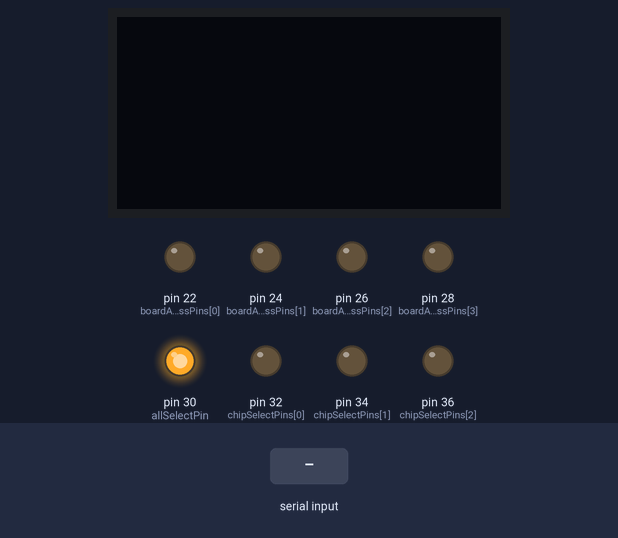
A sketch run on a simulated Arduino Mega 2560, built with avr-gcc and run on an emulated ATmega2560. Parts: 128×64 one-colour display, output pins drawn as LEDs (lit = HIGH). The test bench sets the inputs (shaded band). The display library's start-up logo is not drawn; pins used as bus, display or sensor lines are not drawn.

Above: at 2.2 s.
2.3 s: "MIC\n" received over Serial
At 3.3 s:
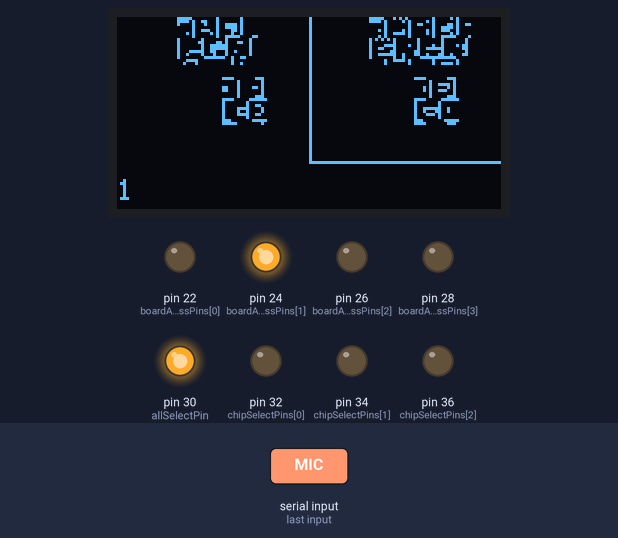
4.3 s: "90,45\n" received over Serial
At 5.3 s:
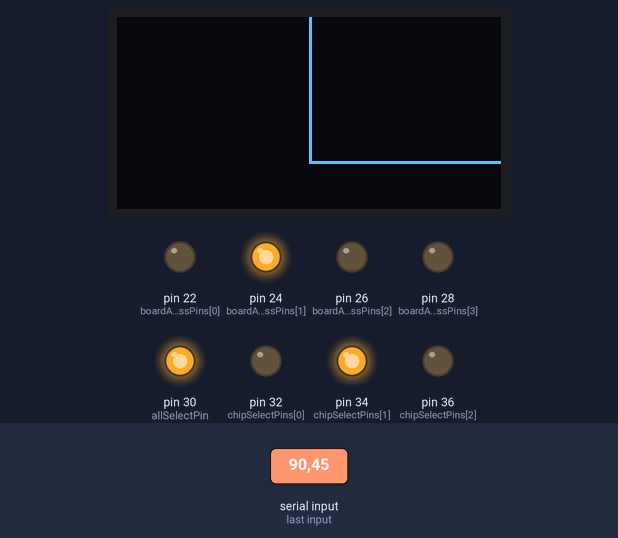
6.1 s: "30,150\n" received over Serial
At 7.3 s:
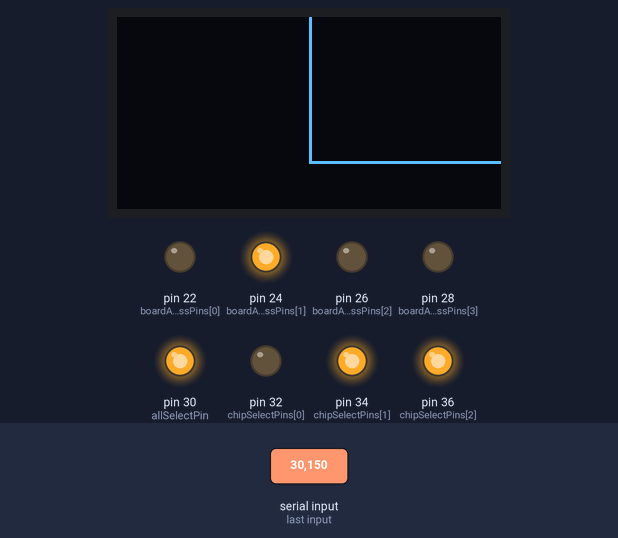
7.9 s: "5\n" received over Serial
At 9.4 s:
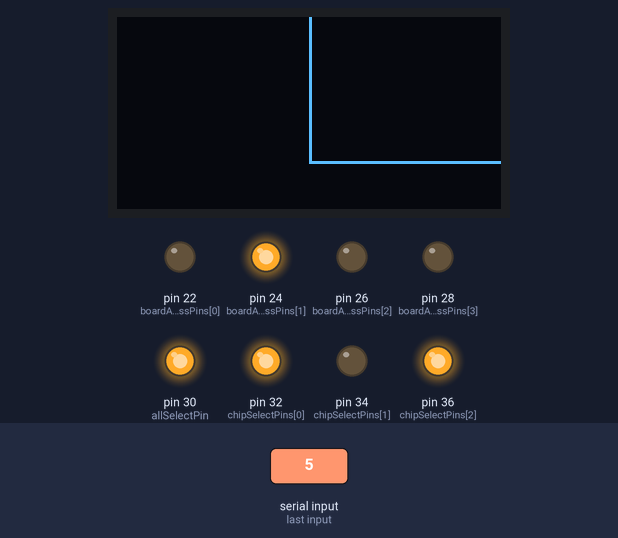
9.7 s: "200\n" received over Serial
At 11.1 s:
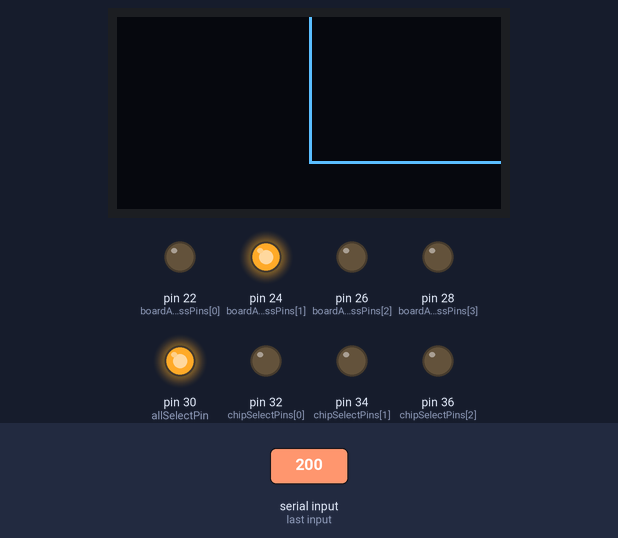
11.4 s: "TAPE\n" received over Serial
At 11.62 s:
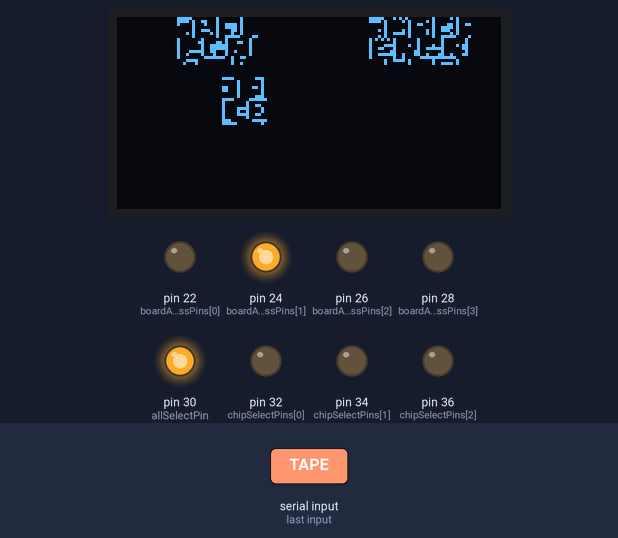
Timing chart, 0 to 14.2 s (numbered marks = the images above; inputs shaded):
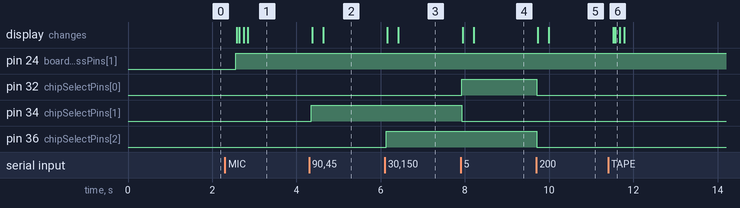

Measured:
- after the input at 2.3 s, pin 24 (boardAddressPins[1]): LOW → HIGH after 0.26 s; the display: first changes after 0.29 s (image 1 shows a later state)
- after the input at 4.3 s, pin 34 (chipSelectPins[1]): LOW → HIGH after 0.05 s; the display: first changes after 0.08 s (image 2 shows a later state)
- after the input at 6.1 s, pin 36 (chipSelectPins[2]): LOW → HIGH at once; the display: first changes after 0.06 s (image 3 shows a later state)
- after the input at 7.9 s, pin 32 (chipSelectPins[0]): LOW → HIGH at once; pin 34 (chipSelectPins[1]): HIGH → LOW at once; the display: first changes after 0.05 s (image 4 shows a later state)
- after the input at 9.7 s, pin 32 (chipSelectPins[0]), pin 36 (chipSelectPins[2]): HIGH → LOW at once; the display: first changes at once (image 5 shows a later state)
- after the input at 11.4 s, the display: first changes after 0.12 s (image 6 shows a later state)

The sketch:

oled.ino
```cpp
/*********************************
*
* test to cycle through boards/oleds
*
*********************************/

#include <Wire.h>
#include <Adafruit_GFX.h>
#include <Adafruit_SSD1306.h>

// setup oled
#define OLED_DC 11
#define OLED_CS 12   //No longer needed with multiplexer
#define OLED_CLK 10
#define OLED_MOSI 9
#define OLED_RESET 13

Adafruit_SSD1306 display(OLED_MOSI, OLED_CLK, OLED_DC, OLED_RESET, OLED_CS);

String inputString = "";         // a string to hold incoming data
boolean stringComplete = false;  // whether the string is complete

//----------------
// configure pins
//----------------
int boardAddressPins[] = { 22, 24, 26, 28 }; //REMOVED PIN 30
int chipSelectPins[]   = { 32, 34, 36 };
int allSelectPin       = 30;
int strobePin          = 38;

int delaytime = 10;

String board;
byte chip;
String text;


int ca;
int ba;

boolean DEBUG = false;

//ICONS -------//NEED COMMA AT END ?
static unsigned char __attribute__ ((progmem)) micicon[]={
0xF8,0x04,0x04,0x04,0xF4,0xC4,0x04,0x04,0x84,0x44,0xF4,0x04,0x04,0x04,0xF4,0x04,0x04,0xE4,0x34,0x14,0x14,0x14,0x24,0x04,0x04,0x04,0xF8,0x7F,0x80,0x80,0x80,0x9F,0x81,0x86,0x8C,0x83,0x80,0x9F,0x80,0x80,0x80,0x9F,0x80,0x80,0x8F,0x98,0x90,0x90,0x90,0x88,0x80,0x80,0x80,0x7F
};
//27x14
static unsigned char __attribute__ ((progmem)) lineicon[]={
0xF8,0x04,0x04,0xF4,0x04,0x04,0x04,0x04,0x04,0x04,0xF4,0x04,0x04,0xF4,0x64,0x84,0x04,0x04,0xF4,0x04,0x04,0xF4,0x14,0x14,0x14,0x14,0x04,0x04,0xF8,0x7F,0x80,0x80,0x9F,0x90,0x90,0x90,0x90,0x80,0x80,0x9F,0x80,0x80,0x9F,0x80,0x81,0x82,0x8C,0x9F,0x80,0x80,0x9F,0x91,0x91,0x91,0x90,0x80,0x80,0x7F
};
//29x14

static unsigned char __attribute__ ((progmem)) tapeicon[]={
0xF8,0xA8,0x04,0x14,0x14,0xF4,0x14,0x14,0x04,0x04,0x04,0x04,0xC4,0x34,0xC4,0x04,0x04,0x04,0xF4,0x14,0x14,0x14,0x14,0xE4,0x04,0x04,0xF4,0x14,0x14,0x14,0x14,0x04,0x04,0xF8,0x7F,0xAA,0x80,0x80,0x80,0x9F,0x80,0x80,0x80,0x80,0x98,0x87,0x84,0x84,0x85,0x87,0x98,0x80,0x9F,0x81,0x81,0x81,0x81,0x80,0x80,0x80,0x9F,0x91,0x91,0x91,0x90,0x80,0x90,0x7F
};
//34x14

static unsigned char __attribute__ ((progmem)) bussicon[]={
0xF8,0x04,0x04,0xF4,0x14,0x14,0x14,0xE4,0x04,0x04,0x04,0xF4,0x04,0x04,0x04,0x04,0xF4,0x04,0x04,0xE4,0x14,0x14,0x14,0x24,0x04,0x04,0x04,0xE4,0x14,0x14,0x14,0x24,0x04,0x04,0xF8,0x7F,0x80,0x80,0x9F,0x91,0x91,0x91,0x8E,0x80,0x80,0x80,0x8F,0x90,0x90,0x90,0x90,0x8F,0x80,0x80,0x88,0x91,0x91,0x91,0x8E,0x80,0x80,0x80,0x88,0x91,0x91,0x91,0x8E,0x80,0x80,0x7F
};
//35x14

static unsigned char __attribute__ ((progmem)) staicon[]={
0xF0,0x1C,0x04,0x04,0x04,0x04,0xC4,0x34,0xC4,0x04,0x04,0x04,0x04,0x1C,0xF0,0x7F,0x80,0x80,0x80,0x98,0x87,0x84,0x84,0x85,0x87,0x98,0x80,0x80,0xE0,0x3F
};
//15x14

static unsigned char __attribute__ ((progmem)) stbicon[]={
0xF0,0x1C,0x04,0x04,0x04,0xF4,0x14,0x14,0x14,0xE4,0x04,0x04,0x04,0x1C,0xF0,0x7F,0x80,0x80,0x80,0x80,0x9F,0x91,0x91,0x91,0x8E,0x80,0x80,0x80,0xE0,0x3F
};
//15x14

static unsigned char __attribute__ ((progmem)) stcicon[]={
0xF0,0x1C,0x04,0x04,0xE4,0x34,0x14,0x14,0x14,0x24,0x04,0x04,0x04,0x1C,0xF0,0x7F,0x80,0x80,0x80,0x8F,0x98,0x90,0x90,0x90,0x88,0x80,0x80,0x80,0xE0,0x3F
};
//15x14

static unsigned char __attribute__ ((progmem)) panicon[]={
0xF8,0x04,0x04,0xF4,0x14,0x14,0x14,0x14,0xE4,0x04,0x04,0xC4,0x34,0xC4,0x04,0x04,0x04,0x04,0xF4,0x64,0x84,0x04,0x04,0xF4,0x04,0x04,0xF8,0x7F,0x80,0x80,0x9F,0x81,0x81,0x81,0x81,0x80,0x98,0x87,0x84,0x84,0x85,0x87,0x98,0x80,0x80,0x9F,0x80,0x81,0x82,0x8C,0x9F,0x80,0x80,0x7F
};
//27x14


// oled positions
int SMALL_INPUT_X  = 20;
int SMALL_INPUT_Y  = 0;

int SMALL_OUTPUT_X = 20;
int SMALL_OUTPUT_Y = 20;

int LARGE_INPUT_X  = SMALL_INPUT_X + 64;
int LARGE_INPUT_Y  = 0;

int LARGE_OUTPUT_X = SMALL_OUTPUT_X + 64;
int LARGE_OUTPUT_Y = 20;

int BUS_X    = 0;
int BUS_Y    = 54;

// scene data structure
typedef struct
{
    int channel;
    char name;
    boolean pan;
    int busses[48];
    char *small_input;       // should really use ints mapped to globals for this
    char *small_outputs[4];  // should really use ints mapped to globals for this too
    char *large_input;       // should really use ints mapped to globals for this
    char *large_outputs[4];  // should really use ints mapped to globals for this too

} channel;

// init scene
channel scene[48];

//----------------
// setup arduino
//----------------
void setup() {

    // setup scene data

    scene[0].channel          = 2;
    scene[0].name             = 'Snare';
    scene[0].busses[0]        = 1;
//    scene[0].busses[1]        = 2;
//    scene[0].busses[2]        = 3;
//    scene[0].busses[3]        = 4;
//    scene[0].busses[4]        = 5;
//    scene[0].busses[5]        = 6;
//    scene[0].busses[6]        = 7;
//    scene[0].busses[7]        = 8;
    scene[0].small_input      = "MIC";
    scene[0].small_outputs[0] = "STA";
    scene[0].large_input      = "TAPE";
    scene[0].large_outputs[0] = "STB";
    scene[0].pan =               false;

    scene[1].channel          = 2;
    scene[1].name             = 'Snare';
    scene[1].busses[0]        = 2;
//    scene[1].busses[1]        = 2;
//    scene[1].busses[2]        = 3;
//    scene[1].busses[3]        = 4;
//    scene[1].busses[4]        = 5;
//    scene[1].busses[5]        = 6;
//    scene[1].busses[6]        = 7;
//    scene[1].busses[7]        = 8;
    scene[1].small_input      = "MIC";
    scene[1].small_outputs[0] = "STA";
    scene[1].large_input      = "TAPE";
    scene[1].large_outputs[0] = "STB";
    scene[1].pan =               true;

    scene[2].channel          = 3;
    scene[2].name             = 'Drum Ovhd L';
    scene[2].busses[0]        = 3;
//    scene[2].busses[1]        = 2;
//    scene[2].busses[2]        = 3;
//    scene[2].busses[3]        = 4;
//    scene[2].busses[4]        = 5;
//    scene[2].busses[5]        = 6;
//    scene[2].busses[6]        = 7;
//    scene[2].busses[7]        = 8;
    scene[2].small_input      = "MIC";
    scene[2].small_outputs[0] = "STA";
    scene[2].large_input      = "TAPE";
    scene[2].large_outputs[0] = "STB";
    scene[2].pan =               false;

    scene[3].channel          = 4;
    scene[3].name             = 'Drum Ovhd R';
    scene[3].busses[0]        = 4;
//    scene[3].busses[1]        = 10;
//    scene[3].busses[2]        = 11;
//    scene[3].busses[3]        = 12;
//    scene[3].busses[4]        = 13;
//    scene[3].busses[5]        = 14;
//    scene[3].busses[6]        = 15;
//    scene[3].busses[7]        = 16;
    scene[3].small_input      = "MIC";
    scene[3].small_outputs[0] = "STA";
    scene[3].large_input      = "TAPE";
    scene[3].large_outputs[0] = "STB";
    scene[3].pan =               true;

    pinMode(allSelectPin, OUTPUT);
    pinMode(strobePin, OUTPUT);

    digitalWrite(strobePin, HIGH);

    //OLED SETUP
    digitalWrite(allSelectPin, LOW); //select all oleds
    display.begin(SSD1306_SWITCHCAPVCC);
    display.display(); // show splashscreen
    delay(1000);
    display.clearDisplay();
    digitalWrite(allSelectPin, HIGH); // deselect all oleds

     // initialize serial:
    Serial.begin(9600);

    // reserve 200 bytes for the inputString:
    inputString.reserve(200);

    // set board address pins
    for (int i=0;i<5;i++) {
             pinMode(boardAddressPins[i], OUTPUT);
        digitalWrite(boardAddressPins[i], LOW);
    }

    // set chip select pins
    for (int i=0;i<3;i++) {
             pinMode(chipSelectPins[i], OUTPUT);
        digitalWrite(chipSelectPins[i], LOW);
    }

//    digitalWrite(strobePin, HIGH);
    digitalWrite(strobePin, LOW);

//    delay(100);

}

//----------------------------
// main()
//----------------------------
void loop() {

    // print the string when a newline arrives:
    if (stringComplete) {

        if (DEBUG == true) { Serial.println("1> string complete"); }

        // setup separators

        //char first_sep  = inputString.indexOf(',');
        // grab items
        if (DEBUG == true) {Serial.println("2> ----------"); }

        //String chip      = inputString;

        if (DEBUG == true) { Serial.println("3> converting"); }
        //char board_char[board.length() + 1];
        //board.toCharArray(board_char, sizeof(board_char));

        //ba = atoi(board_char);

        char chip_char[inputString.length() + 1];
        inputString.toCharArray(chip_char, sizeof(chip_char));

        ca = atoi(chip_char);

//        selectBoard(ba);

        // cycle through oled boards
//        for (int board = 0; board < 1; board++) {

//            int ba = 1;
            // set strobePin low to allow data flow
            digitalWrite(strobePin, LOW);
            if (DEBUG == true) { Serial.println("4> ---------");}
            selectBoard(2);

            // select chip on board
            if (DEBUG == true) { Serial.println("5> selecting chip");}
            chipSelect(ca);

//            Serial.println(ca);

            // lock strobe
           // digitalWrite(strobePin, HIGH);
//        }


        display.clearDisplay();

       /***************************************
        *
        * OLED inputs
        *
        **************************************/
        // toggle small input icon
        if (DEBUG == true) { Serial.println("6> handling small oled inputs");}

        Serial.flush();
        if (scene[ca].small_input == "MIC") {
            display.drawBitmap(SMALL_INPUT_X, SMALL_INPUT_Y, micicon, 27, 16, 1);
        }
        if (scene[ca].small_input == "TAPE") {
            display.drawBitmap(SMALL_INPUT_X, SMALL_INPUT_Y, tapeicon, 34, 16, 1);
        }
        if (scene[ca].small_input == "BUS") {
            display.drawBitmap(SMALL_INPUT_X, SMALL_INPUT_Y, bussicon, 35, 16, 1);
        }
        if (scene[ca].small_input == "LINE") {
            display.drawBitmap(SMALL_INPUT_X, SMALL_INPUT_Y, lineicon, 29, 16, 1);
        }
        display.display();

        // toggle large input icon
        Serial.flush();
        if (DEBUG == true) { Serial.println("7> handling large oled inputs");}
        if (scene[ca].large_input == "MIC") {
            display.drawBitmap(LARGE_INPUT_X, LARGE_INPUT_Y, micicon, 27, 16, 1);
        }
        if (scene[ca].large_input == "TAPE") {
            display.drawBitmap(LARGE_INPUT_X, LARGE_INPUT_Y, tapeicon, 34, 16, 1);
        }
        if (scene[ca].large_input == "BUS") {
            display.drawBitmap(LARGE_INPUT_X, LARGE_INPUT_Y, bussicon, 35, 16, 1);
        }
        if (scene[ca].large_input == "LINE") {
            display.drawBitmap(LARGE_INPUT_X, LARGE_INPUT_Y, lineicon, 29, 16, 1);
        }

        display.display();

       /***************************************
        *
        * OLED outputs
        *
        **************************************/
        boolean buss_to_small_fader = false;
        boolean buss_to_large_fader = false;

        // handle outputs for small fader

        int padding = SMALL_OUTPUT_X;
        Serial.flush();
        if (DEBUG == true) { Serial.println("8> handling small oled outputs");}

        for (int o=0; o<4; o++) {

            if (scene[ca].small_outputs[o] == "STA") {
                padding = padding + 15;
                display.drawBitmap(padding, SMALL_OUTPUT_Y, staicon, 15, 16, 1);
            }
            if (scene[ca].small_outputs[o] == "STB") {
                padding = padding + 15;
                display.drawBitmap(padding, SMALL_OUTPUT_Y, stbicon, 15, 16, 1);
            }
            if (scene[ca].small_outputs[o] == "STC") {
                padding = padding + 15;
                display.drawBitmap(padding, SMALL_OUTPUT_Y, stcicon, 15, 16, 1);
            }
            if (scene[ca].small_outputs[o] == "PAN") {
                padding = padding + 15;
                display.drawBitmap(padding, SMALL_OUTPUT_Y, panicon, 27, 16, 1);
            }
            if (scene[ca].small_outputs[o] == "MTX") {
                buss_to_small_fader = true;
            }
            display.display();
        }

        if (DEBUG == true) { Serial.println("9> handling large oled outputs");}

        padding = LARGE_OUTPUT_X;

        for (int o=0; o<4; o++) {

            if (scene[ca].large_outputs[o] == "STA") {
                padding = padding + 15;
                display.drawBitmap(padding, LARGE_OUTPUT_Y, staicon, 15, 16, 1);
            }
            if (scene[ca].large_outputs[o] == "STB") {
                padding = padding + 15;
                display.drawBitmap(padding, LARGE_OUTPUT_Y, stbicon, 15, 16, 1);
            }
            if (scene[ca].large_outputs[o] == "STC") {
                padding = padding + 15;
                display.drawBitmap(padding, LARGE_OUTPUT_Y, stcicon, 15, 16, 1);
            }
            if (scene[ca].large_outputs[o] == "PAN") {
                padding = padding + 15;
                display.drawBitmap(padding, LARGE_OUTPUT_Y, panicon, 27, 16, 1);
            }
            if (scene[ca].large_outputs[o] == "MTX") {
                buss_to_large_fader = true;
            }
            display.display();
        }

        // TODO : add error handling condition here
        //if buss_to_large_fader == true && buss_to_small_fader == true:
        //   wtf!!

        //if buss_to_large_fader == false && buss_to_small_fader == false:
        //   wtf!!

        if (DEBUG == true) { Serial.println("10> drawing grid");}

        if (buss_to_small_fader == true) {
            drawGrid("sf");
        }
        else {
            drawGrid("lf");
        }

       /***************************************
        *
        * OLED busses
        *
        **************************************/
        if (DEBUG == true) { Serial.println("11> handling oled busses");}

        Serial.flush();
        display.setTextSize(1);
        display.setTextColor(WHITE);
        display.setCursor(BUS_X, BUS_Y);

        // TODO : fix this shit
        for (int b=0; b<8; b++) {
          if (scene[ca].busses[b] > 0) {
            display.print(scene[ca].busses[b]);
            display.print(" ");
          }
        }

        if (scene[ca].pan == true) {
          display.print("P");
        }

        display.display();

        // clear the string:
        inputString = "";
        stringComplete = false;
        digitalWrite(strobePin, HIGH);
    }

    delay(500);
}

void drawGrid(char *fader) {

    // draw vertical line
    display.drawLine(64, 0, 64, 48, WHITE);

    if (fader == "sf") {
        display.drawLine(0, 48, 64, 48, WHITE);
    }
    else {
        display.drawLine(65, 48, 128, 48, WHITE);
    }
}

void selectBoard(int boardAddress ) {

    // iterate through registers
    for (int i=0; i<4; i++)  {

        if ( boardAddress & (1<<i) ) {
            digitalWrite(boardAddressPins[i], HIGH);
        }
        else {
            digitalWrite(boardAddressPins[i], LOW);
        }
    }
}

void chipSelect(int chipAddress ) {

    // iterate through registers
    for (int i=0; i<3; i++)  {

        if ( chipAddress & (1<<i) ) {

            digitalWrite(chipSelectPins[i], HIGH);
        }
        else {
            digitalWrite(chipSelectPins[i], LOW);
        }
    }
}

void serialEvent() {

    while (Serial.available()) {

      // get the new byte:
        char inChar = (char)Serial.read();

        // add it to the inputString:
        inputString += inChar;

        // if the incoming character is a newline, set a flag
        // so the main loop can do something about it:
        if (inChar == '\n') {
            stringComplete = true;
            Serial.flush();
        }
    }
}
```
